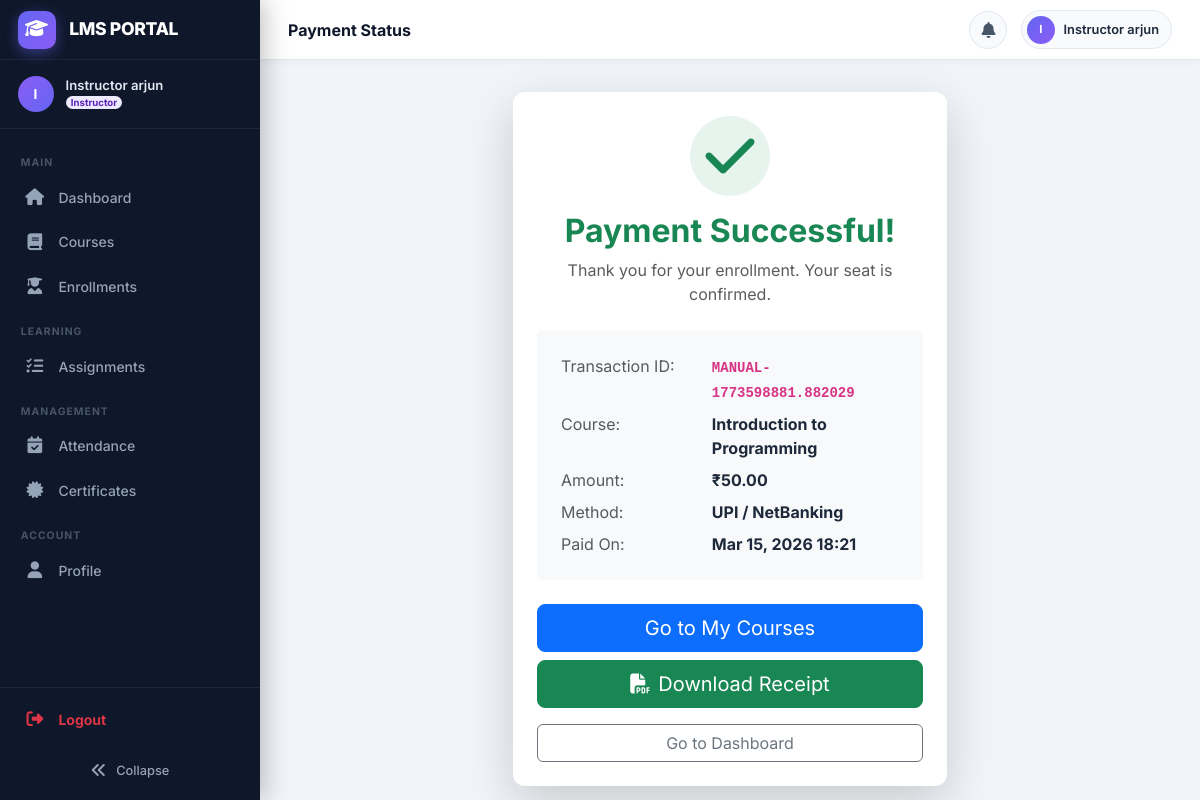
Page /payments/status/10/ (signed in) on the committed database.
### users/models.py (models this page shows, shortened)
class CustomUser(AbstractUser):
    class Role(models.TextChoices):
        ADMIN = 'admin', 'Admin'
        INSTRUCTOR = 'instructor', 'Instructor'
        STUDENT = 'student', 'Student'
    role = models.CharField(
        max_length=20,
        choices=Role.choices,
        default=Role.STUDENT,
    )
    phone = models.CharField(max_length=20, blank=True)
    profile_picture = models.ImageField(
        upload_to='profile_pictures/', blank=True, null=True
    )
    bio = models.TextField(blank=True)
    date_of_birth = models.DateField(null=True, blank=True)
    otp = models.CharField(max_length=6, blank=True, null=True)
    otp_expiry = models.DateTimeField(null=True, blank=True)
    class Meta:
        verbose_name = 'User'
        verbose_name_plural = 'Users'
    @property
    def is_admin_role(self):
        return self.role == self.Role.ADMIN
    @property
    def is_student(self):
        return self.role == self.Role.STUDENT

### payments/models.py (models this page shows, shortened)
class Payment(models.Model):
    class Status(models.TextChoices):
        PENDING = 'pending', 'Pending'
        COMPLETED = 'completed', 'Completed'
        FAILED = 'failed', 'Failed'
        REFUNDED = 'refunded', 'Refunded'
    class PaymentMethod(models.TextChoices):
        CREDIT_CARD = 'credit_card', 'Credit/Debit Card'
        UPI = 'upi', 'UPI / NetBanking'
        CASH = 'cash', 'Cash'
    enrollment = models.ForeignKey(Enrollment, on_delete=models.CASCADE, related_name='payments')
    amount = models.DecimalField(max_digits=10, decimal_places=2)
    transaction_id = models.CharField(max_length=100, unique=True, default=uuid.uuid4)
    payment_method = models.CharField(max_length=20, choices=PaymentMethod.choices, default=PaymentMethod.CREDIT_CARD)
    status = models.CharField(max_length=20, choices=Status.choices, default=Status.PENDING)
    paid_at = models.DateTimeField(null=True, blank=True)
    created_at = models.DateTimeField(auto_now_add=True)
    updated_at = models.DateTimeField(auto_now=True)
    class Meta:
        ordering = ['-created_at']

### enrollments/models.py (models this page shows, shortened)
class Enrollment(models.Model):
    class Status(models.TextChoices):
        ACTIVE = 'active', 'Active'
        DROPPED = 'dropped', 'Dropped'
        COMPLETED = 'completed', 'Completed'
        WAITLISTED = 'waitlisted', 'Waitlisted'
        PENDING_PAYMENT = 'pending_payment', 'Pending Payment'
        PENDING_APPROVAL = 'pending_approval', 'Pending Approval'
    student = models.ForeignKey(
        settings.AUTH_USER_MODEL,
        on_delete=models.CASCADE,
        related_name='enrollments',
        limit_choices_to={'role': 'student'},
    )
    batch = models.ForeignKey(
        Batch,
        on_delete=models.CASCADE,
        related_name='enrollments',
    )
    status = models.CharField(max_length=20, choices=Status.choices, default=Status.ACTIVE)
    enrolled_at = models.DateTimeField(auto_now_add=True)
    grade = models.CharField(max_length=5, blank=True)   # e.g. A, B+, 85
    class Meta:
        unique_together = ('student', 'batch')
        ordering = ['-enrolled_at']

### courses/models.py (models this page shows, shortened)
class Batch(models.Model):
    course = models.ForeignKey(Course, on_delete=models.CASCADE, related_name='batches')
    name = models.CharField(max_length=100)          # e.g. "Batch A", "Jan 2025"
    start_date = models.DateField()
    end_date = models.DateField()
    max_students = models.PositiveIntegerField(default=30)
    created_at = models.DateTimeField(auto_now_add=True)
    class Meta:
        ordering = ['-start_date']
        verbose_name_plural = 'Batches'

class Course(models.Model):
    class Status(models.TextChoices):
        ACTIVE = 'active', 'Active'
        INACTIVE = 'inactive', 'Inactive'
        ARCHIVED = 'archived', 'Archived'
    title = models.CharField(max_length=200)
    code = models.CharField(max_length=20, unique=True)
    description = models.TextField(blank=True)
    instructor = models.ForeignKey(
        settings.AUTH_USER_MODEL,
        on_delete=models.SET_NULL,
        null=True,
        related_name='courses_teaching',
        limit_choices_to={'role__in': ['instructor', 'admin']},
    )
    status = models.CharField(max_length=20, choices=Status.choices, default=Status.ACTIVE)
    thumbnail = models.ImageField(upload_to='course_thumbnails/', blank=True, null=True)
    credits = models.PositiveSmallIntegerField(default=3)
    price = models.DecimalField(max_digits=10, decimal_places=2, default=0.00)
    auto_revision_enabled = models.BooleanField(default=True)
    created_at = models.DateTimeField(auto_now_add=True)
    updated_at = models.DateTimeField(auto_now=True)
    class Meta:
        ordering = ['-created_at']

### payments/views.py (the view)
# urls.py: path('status/<int:payment_pk>/', views.payment_status, name='status'),
@login_required
def payment_status(request, payment_pk):
    payment = get_object_or_404(Payment, pk=payment_pk)
    if request.user.is_student and payment.enrollment.student != request.user:
        messages.error(request, 'Permission denied.')
        return redirect('users:dashboard')
    return render(request, 'payments/payment_status.html', {
        'payment': payment
    })

### templates/payments/payment_status.html (shortened to what this page needs)
{% extends 'base.html' %}
{% block content %}
<div class="row justify-content-center">
  <div class="col-md-8 col-lg-6">
    <div class="page-card text-center shadow-lg border-0">
      {% if payment.status == 'completed' %}
        <div class="mb-4">
          <div class="bg-success bg-opacity-10 text-success rounded-circle d-inline-flex align-items-center justify-content-center mb-3" style="width: 80px; height: 80px;">
            <i class="fas fa-check display-4"></i>
          </div>
          <h2 class="fw-bold text-success">Payment Successful!</h2>
          <p class="text-muted">Thank you for your enrollment. Your seat is confirmed.</p>
        </div>
      {% endif %}
      <div class="bg-light rounded p-4 text-start mb-4">
        <div class="row mb-2">
          <div class="col-5 text-muted">Transaction ID:</div>
          <div class="col-7 fw-bold"><code>{{ payment.transaction_id }}</code></div>
        </div>
        <div class="row mb-2">
          <div class="col-5 text-muted">Course:</div>
          <div class="col-7 fw-bold">{{ payment.enrollment.batch.course.title }}</div>
        </div>
        <div class="row mb-2">
          <div class="col-5 text-muted">Amount:</div>
          <div class="col-7 fw-bold">&#8377;{{ payment.amount }}</div>
        </div>
        <div class="row mb-2">
          <div class="col-5 text-muted">Method:</div>
          <div class="col-7 fw-bold">{{ payment.get_payment_method_display }}</div>
        </div>
        {% if payment.paid_at %}
        <div class="row">
          <div class="col-5 text-muted">Paid On:</div>
          <div class="col-7 fw-bold">{{ payment.paid_at|date:"M d, Y H:i" }}</div>
        </div>
        {% endif %}
      </div>
      <div class="d-grid gap-2">
        {% if payment.status == 'completed' %}
          <div class="d-grid gap-2 mb-2">
            <a href="{% url 'enrollments:list' %}" class="btn btn-primary btn-lg">Go to My Courses</a>
            <a href="{% url 'payments:download_receipt' payment.pk %}" class="btn btn-success btn-lg">
              <i class="fas fa-file-pdf me-2"></i>Download Receipt
            </a>
          </div>
        {% else %}
          <a href="{% url 'payments:checkout' payment.enrollment.pk %}" class="btn btn-primary btn-lg">Retry Payment</a>
        {% endif %}
        <a href="{% url 'users:dashboard' %}" class="btn btn-outline-secondary">Go to Dashboard</a>
      </div>
    </div>
  </div>
</div>
{% endblock %}

### templates/base.html (shortened to what this page needs)
<!DOCTYPE html>
<html lang="en">
<head>
  <link href="https://cdn.jsdelivr.net/npm/bootstrap@5.3.2/dist/css/bootstrap.min.css" rel="stylesheet" />
  <link href="https://cdn.jsdelivr.net/npm/bootstrap-icons@1.11.3/font/bootstrap-icons.css" rel="stylesheet" />
  <link rel="stylesheet" href="https://cdnjs.cloudflare.com/ajax/libs/font-awesome/6.5.0/css/all.min.css">
</head>
<body>
  {% if user.is_authenticated %}
  <nav class="sidebar" id="sidebar" role="navigation" aria-label="Main navigation">
    <a href="{% url 'users:dashboard' %}" class="sidebar-brand" tabindex="0">
      <div class="sidebar-brand-icon">
        <i class="fas fa-graduation-cap"></i>
      </div>
      <span class="sidebar-brand-text">LMS PORTAL</span>
    </a>
    <div class="sidebar-user">
      <div class="sidebar-user-avatar">
        {{ user.first_name|first|upper|default:user.username|first|upper }}
      </div>
      <div class="sidebar-user-info">
        <div class="sidebar-user-name">{{ user.get_full_name|default:user.username }}</div>
        <div class="sidebar-user-role">
          <span class="badge badge-role-{{ user.role }} rounded-pill" style="font-size:.6rem;padding:.2em .55em;">
            {{ user.get_role_display }}
          </span>
        </div>
      </div>
    </div>
    <div class="sidebar-content">
      <ul style="list-style:none;padding:0;margin:0;">
        <li class="sidebar-section">Main</li>
        <li class="sidebar-item">
          <a href="{% url 'users:dashboard' %}"
            class="sidebar-link {% if request.resolver_match.url_name == 'dashboard' %}sidebar-active{% endif %}"
            data-tooltip="Dashboard">
            <i class="fas fa-home sidebar-icon"></i>
            <span class="sidebar-label">Dashboard</span>
          </a>
        </li>
        <li class="sidebar-item">
          <a href="{% url 'courses:list' %}"
            class="sidebar-link {% if 'courses' in request.path and 'assignments' not in request.path %}sidebar-active{% endif %}"
            data-tooltip="Courses">
            <i class="fas fa-book sidebar-icon"></i>
            <span class="sidebar-label">Courses</span>
          </a>
        </li>
        <li class="sidebar-item">
          <a href="{% url 'enrollments:list' %}"
            class="sidebar-link {% if 'enrollments' in request.path %}sidebar-active{% endif %}"
            data-tooltip="Enrollments">
            <i class="fas fa-user-graduate sidebar-icon"></i>
            <span class="sidebar-label">Enrollments</span>
          </a>
        </li>
        <li class="sidebar-section">Learning</li>
        {% if user.role == 'instructor' or user.is_admin_role or user.is_superuser %}
        <li class="sidebar-item">
          <a href="{% url 'assignments:instructor_dashboard' %}"
            class="sidebar-link {% if 'assignments' in request.path %}sidebar-active{% endif %}"
            data-tooltip="Assignments">
            <i class="fas fa-tasks sidebar-icon"></i>
            <span class="sidebar-label">Assignments</span>
          </a>
        </li>
        {% endif %}
        {% if not user.is_student %}
        <li class="sidebar-section">Management</li>
        <li class="sidebar-item">
          <a href="{% url 'attendance:manage' %}"
            class="sidebar-link {% if 'attendance' in request.path %}sidebar-active{% endif %}"
            data-tooltip="Attendance">
            <i class="fas fa-calendar-check sidebar-icon"></i>
            <span class="sidebar-label">Attendance</span>
          </a>
        </li>
        <li class="sidebar-item">
          <a href="{% url 'certificates:list' %}"
            class="sidebar-link {% if 'certificates' in request.path %}sidebar-active{% endif %}"
            data-tooltip="Certificates">
            <i class="fas fa-certificate sidebar-icon"></i>
            <span class="sidebar-label">Certificates</span>
          </a>
        </li>
        {% endif %}
        <li class="sidebar-section">Account</li>
        <li class="sidebar-item">
          <a href="{% url 'users:profile' %}"
            class="sidebar-link {% if request.resolver_match.url_name == 'profile' %}sidebar-active{% endif %}"
            data-tooltip="Profile">
            <i class="fas fa-user sidebar-icon"></i>
            <span class="sidebar-label">Profile</span>
          </a>
        </li>
      </ul>
    </div>
    <div class="sidebar-footer">
      {% if request.user.is_authenticated %}
      <ul style="list-style:none;padding:0;margin:0 0 10px 0;">
        <li class="sidebar-item" style="padding:0;">
          <a href="{% url 'users:logout' %}" class="sidebar-link logout-link text-danger" data-tooltip="Logout">
            <i class="fas fa-sign-out-alt sidebar-icon text-danger"></i>
            <span class="sidebar-label fw-bold">Logout</span>
          </a>
        </li>
      </ul>
      {% endif %}
      <button id="sidebarCollapseBtn" title="Toggle sidebar">
        <i class="fas fa-angle-double-left"></i>
        <span class="sidebar-collapse-label">Collapse</span>
      </button>
    </div>
  </nav>
  <div id="main">
    <header id="topbar">
      <div class="topbar-left">
        <span class="topbar-title d-none d-md-block" id="topbarTitle"></span>
      </div>
      <div class="topbar-right">
        <div class="dropdown" id="notificationDropdown">
          <button class="notif-btn" type="button" data-bs-toggle="dropdown" aria-expanded="false"
            aria-label="Notifications">
            <i class="fas fa-bell"></i>
          </button>
        </div>
        <a href="{% url 'users:profile' %}" class="user-chip" title="My Profile">
          <div class="user-chip-avatar">
            {{ user.first_name|first|upper|default:user.username|first|upper }}
          </div>
          <span class="user-chip-name d-none d-sm-block">{{ user.get_full_name|default:user.username }}</span>
        </a>
      </div>
    </header>
    <div class="container-fluid px-4 pt-3">
    </div>
    <div class="container-fluid px-4 py-3 flex-grow-1">
      {% endif %}
      {% block content %}{% endblock %}
      {% if user.is_authenticated %}
    </div>
  </div>
  {% else %}
    {% if not no_container %}</div>{% endif %}
  {% endif %}
</body>
</html>

### rows in the picture
CustomUser: first_name|first "I", get_full_name "Instructor arjun", role "Instructor"
Payment: transaction_id "MANUAL-1773598881.882029", enrollment.batch.course "Introduction to Programming", amount "50.00", payment_method "UPI / NetBanking", paid_at "Mar 15, 2026 18:21"
